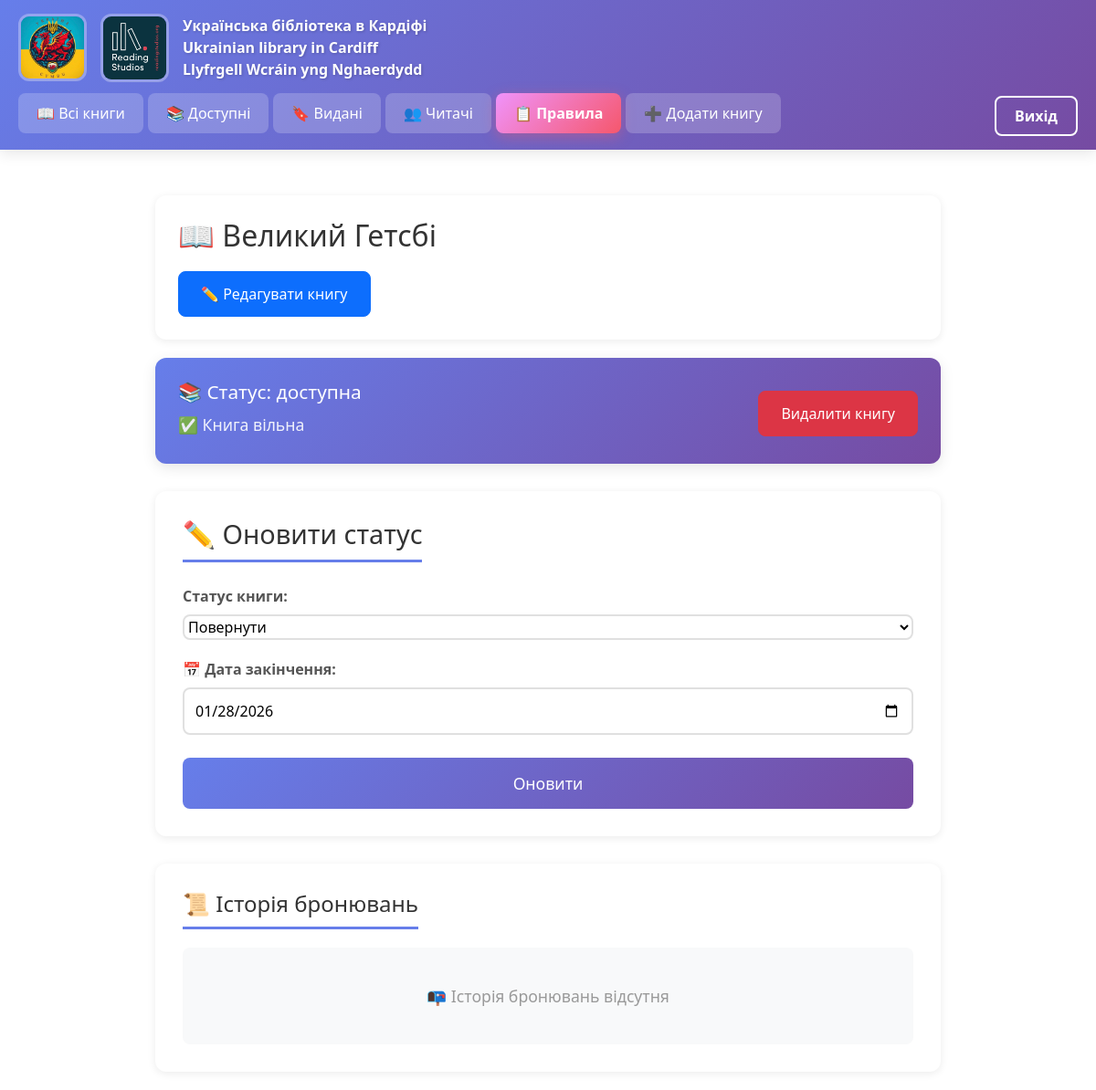
/books/1 (signed in), run on the app's committed database.
### app.py (models this page shows)
class Book(db.Model):
    id = db.Column(db.Integer, primary_key=True)
    name_book = db.Column(db.String(100), nullable=False)
    author = db.Column(db.String(100), nullable=False)
    surname = db.Column(db.String(100), default='')
    ean = db.Column(db.Text, nullable=False)
    buyer = db.Column(db.String(100), nullable=False)
    phone = db.Column(db.String(20), nullable=False)
    stat = db.Column(db.String(20), nullable=False)
    date = db.Column(db.DateTime, default=datetime.utcnow)
    enddate = db.Column(db.DateTime, default=datetime.utcnow)
    history = db.Column(db.String(100), default='')

### app.py (the view, shortened to what this page needs)
@app.route('/books/<int:id>', methods=['POST', 'GET'])
@login_required
def change(id):
    book = Book.query.get(id)
    return render_template('change.html', book=book)

### app.py (called while the page is built)
@login_manager.user_loader
def load_user(user_id):
    return User.query.get(int(user_id))

### templates/change.html (shortened to what this page needs)
{% extends 'base.html' %}
{% block body %}
<div class="container" style="max-width: 900px; margin: 0 auto; padding: 20px;">
    <div style="background: white; padding: 25px; border-radius: 12px; box-shadow: 0 2px 10px rgba(0,0,0,0.08); margin-bottom: 20px;">
        <h1 style="color: #333; margin: 0; font-size: 2em; display: flex; align-items: center; gap: 12px;">
            📖 {{ book.name_book }}
        </h1>
        <div style="display: flex; flex-wrap: wrap; gap: 10px; margin-top: 15px;">
            <a href="/books/{{ book.id }}/edit"
                class="btn btn-primary"
                style="padding: 12px 24px; font-size: 1em; border-radius: 8px; text-decoration: none;">
                ✏️ Редагувати книгу
            </a>
        </div>
    </div>
    <div class="gigi" style="margin-bottom: 30px;">
        <div class="didi" style="background: linear-gradient(135deg, #667eea 0%, #764ba2 100%); padding: 25px; border-radius: 12px; box-shadow: 0 4px 15px rgba(0,0,0,0.1); color: white; display: flex; justify-content: space-between; align-items: center;">
            <div>
                <h3 class="tutu" style="margin: 0 0 10px 0; font-size: 1.3em;">📚 Статус: {{ book.stat }} </h3>
                {% if book.stat == 'видана' %}
                <p class="tutu" style="margin: 5px 0; font-size: 1.1em;">👤 Книга у: <strong>{{ book.buyer }}</strong></p>
                <p class="tutu" style="margin: 5px 0; font-size: 1.1em;">📞 Номер: <strong>{{ book.phone }}</strong></p>
                {% else %}
                <p class="tutu" style="margin: 5px 0; font-size: 1.1em; opacity: 0.9;">✅ Книга вільна</p>
                {% endif %}
            </div>
            {% if current_user.is_authenticated and current_user.role == 'superadmin' %}
            <a href="/books/{{ book.id }}/del"
                class="btn btn-danger"
                style="padding: 12px 24px; font-size: 1em; border-radius: 8px; text-decoration: none;">
                Видалити книгу
            </a>
            {% endif %}
        </div>
    </div>
    <div class="didi" style="background: white; padding: 30px; border-radius: 12px; box-shadow: 0 2px 10px rgba(0,0,0,0.08); margin-bottom: 30px;">
        <h2 style="color: #333; margin-bottom: 25px; font-size: 1.8em; border-bottom: 3px solid #667eea; padding-bottom: 10px; display: inline-block;">✏️ Оновити статус</h2>
        <form method="post" class="from-control">
            <div style="margin-bottom: 20px;">
                <label style="display: block; margin-bottom: 8px; color: #555; font-weight: 600;">Статус книги:</label>
                <select class="state" name="stat" id="buyerSelect" style="width: 100%;  border: 2px solid #e0e0e0; border-radius: 8px; font-size: 1em; background-color: white; cursor: pointer; transition: border 0.3s;">
                    <option value="доступна" {% if book.stat == 'доступна' %}selected{% endif %}>Повернути</option>
                </select>
            </div>
            <div style="margin-bottom: 20px;">
                <label for="enddate" style="display: block; margin-bottom: 8px; color: #555; font-weight: 600;">📅 Дата закінчення:</label>
                <input type="date" name="enddate" class="date" id="enddateInput" required style="width: 100%; padding: 12px; border: 2px solid #e0e0e0; border-radius: 8px; font-size: 1em;">
            </div>
            <button id="da" class="btn btn-success" type="submit" style="width: 100%; padding: 15px; font-size: 1.1em; border-radius: 8px; background: linear-gradient(135deg, #667eea 0%, #764ba2 100%); border: none; color: white; cursor: pointer; transition: transform 0.2s, box-shadow 0.2s;">
                Оновити
            </button>
        </form>
    </div>
    <div style="background: white; padding: 30px; border-radius: 12px; box-shadow: 0 2px 10px rgba(0,0,0,0.08);">
        <h2 style="color: #333; margin-bottom: 20px; font-size: 1.5em; border-bottom: 3px solid #667eea; padding-bottom: 10px; display: inline-block;">📜 Історія бронювань</h2>
        {% if book.history %}
        <div class="history-section">
            {% set history_entries = book.history.split(' | ') %}
            <ul style="list-style-type: none; padding-left: 0; margin: 0;">
                {% for entry in history_entries %}
                <li style="padding: 15px; margin-bottom: 10px; background: #f8f9fa; border-left: 4px solid #667eea; border-radius: 6px; transition: transform 0.2s;">
                    {{ entry }}
                </li>
                {% endfor %}
            </ul>
        </div>
        {% else %}
        <div class="history-section" style="text-align: center; padding: 40px; background: #f8f9fa; border-radius: 8px;">
            <p style="color: #999; font-size: 1.1em; margin: 0;">📭 Історія бронювань відсутня</p>
        </div>
        {% endif %}
    </div>
</div>
{% endblock %}

### static/css/main.css (style rules this page uses)
.btn { margin-top: 5px; }
.tutu { margin-bottom:7px }

### data on the page
Book: name_book "Великий Гетсбі", stat "доступна", stat "Повернути"
